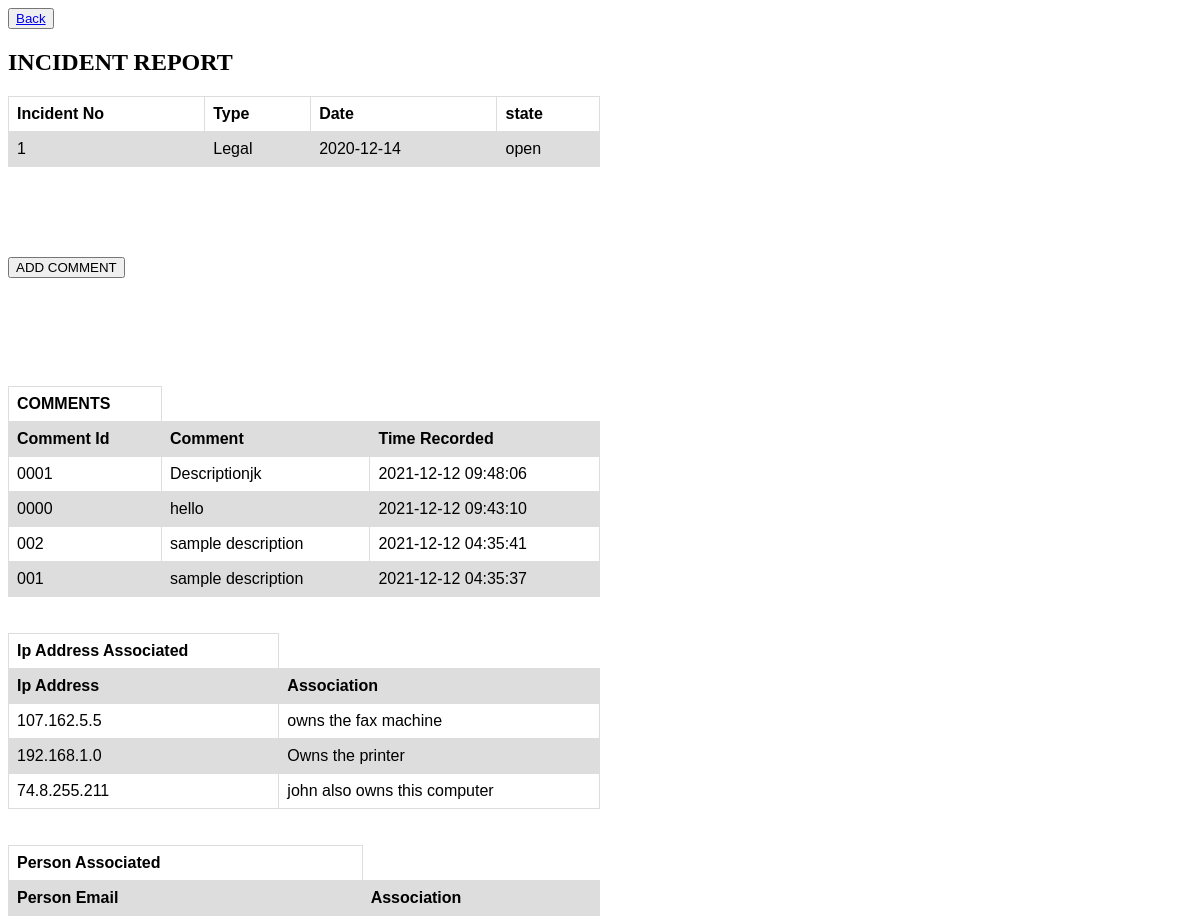
The app's page /View_Report_user.php?incident_no=1 with its own data.
### tables this page shows
CREATE TABLE `incident` (
  `incident_id` int(11) NOT NULL,
  `incident_type` varchar(10) DEFAULT NULL,
  `date_created` date DEFAULT NULL,
  `state` varchar(10) DEFAULT NULL,
  `incident_title` varchar(50) NOT NULL
);

CREATE TABLE `comment` (
  `incident_id` int(11) NOT NULL,
  `comment_id` varchar(20) NOT NULL,
  `description` varchar(1000) DEFAULT NULL,
  `time_recorded` timestamp NOT NULL DEFAULT CURRENT_TIMESTAMP ON UPDATE CURRENT_TIMESTAMP,
  `username` varchar(50) NOT NULL
);

CREATE TABLE `incident_ip` (
  `incident_id` int(11) NOT NULL,
  `ip_address` varchar(15) NOT NULL,
  `association` varchar(1000) DEFAULT NULL
);

### View_Report_user.php (the view, shortened to what this page needs)
<!DOCTYPE html>
<html>
<head>
<button id="back" style="background-color: "><a href="getReport_user.php" style="color:">Back</a></button><div style="margin-top:10px; style : center" >
</head>
<body>
<h2>INCIDENT REPORT</h2>
<table>
  <tr>
    <th>Incident No</th>
    <th>Type</th>
    <th>Date</th>
    <th><b>state</b></th>
  </tr>
<?php
                $servername = "localhost";
		$username = "vk";
		$password = "123";
		$dbname = "incidentresponse";
		$con = new mysqli($servername, $username, $password, $dbname);
                $incident_number = $_GET['incident_no'];
                $query = "SELECT * FROM incident where incident_id = '$incident_number'";
                $res=mysqli_query($con,$query);
                $row=$res->fetch_assoc();
                $incident_no = $row['incident_id'];
                $incident_type = $row['incident_type'];
                $incident_Date = $row['date_created'];
                $incident_state = $row['state'];
?>
<tr>
    <td><?php echo $incident_no ?></td>
    <td><?php echo $incident_type ?></td>
    <td><?php echo $incident_Date ?></td>
    <td><?php echo $incident_state ?></td>
  </tr>
</table>
<br>
<br>
<br>
<br>
<br>
<form method="post">
<button type="submit" name="submit1">ADD COMMENT</button>
</form>
<?php
$incident_number = $_GET['incident_no'];
?>
<br>
<br>
<br>
<br>
<br>
<br>
<table>
<tr>
    <th>COMMENTS</th>
</tr>
<tr>
    <th>Comment Id </th>
<th>Comment</th>
<th>Time Recorded </th>
</tr>
<?php
$query = "SELECT * FROM comment where incident_id = '$incident_number' ORDER by time_recorded desc";
$res=mysqli_query($con,$query);
while ($row=mysqli_fetch_assoc($res)) {
$comment_id = $row['comment_id'];
$comment_desc = $row['description'];
$comment_time = $row['time_recorded'];
?>
<tr>
    <td><?php echo $comment_id ?></td>
    <td><?php echo $comment_desc ?></td>
    <td><?php echo $comment_time ?></td>
  </tr>
<?php
}
?>
</table>
<table>
<br>
<br>
<tr>
    <th>Ip Address Associated</th>
</tr>
<tr>
    <th>Ip Address </th>
    <th>Association </th>
</tr>
<?php
$query = "SELECT * FROM incident_ip where incident_id = '$incident_number'";
$res=mysqli_query($con,$query);
while ($row=mysqli_fetch_assoc($res)) {
$incident_ip = $row['ip_address'];
$incident_assoc = $row['association'];
?>
<tr>
    <td><?php echo $incident_ip ?></td>
    <td><?php echo $incident_assoc ?></td>
  </tr>
<?php
}
?>
</table>
<br>
<br>
<table>
<tr>
    <th>Person Associated</th>
</tr>
<tr>
    <th>Person Email </th>
    <th>Association </th>
</tr>
</table>

### View_Report_user.php (style rules this page uses)
table { font-family: arial, sans-serif; border-collapse: collapse; width: 50%; }
td, th { border: 1px solid #dddddd; text-align: left; padding: 8px; }
tr:nth-child(even) { background-color: #dddddd; }

### records on screen
incident: incident_id "1", incident_type "Legal", date_created "2020-12-14", state "open"
comment: comment "0001", description "Descriptionjk", time_recorded "2021-12-12 09:48:06"
comment: comment "0000", description "hello", time_recorded "2021-12-12 09:43:10"
comment: comment "002", description "sample description", time_recorded "2021-12-12 04:35:41"
comment: comment "001", description "sample description", time_recorded "2021-12-12 04:35:37"
incident_ip: ip_address "107.162.5.5", association "owns the fax machine"
incident_ip: ip_address "192.168.1.0", association "Owns the printer"
incident_ip: ip_address "74.8.255.211", association "john also owns this computer"
